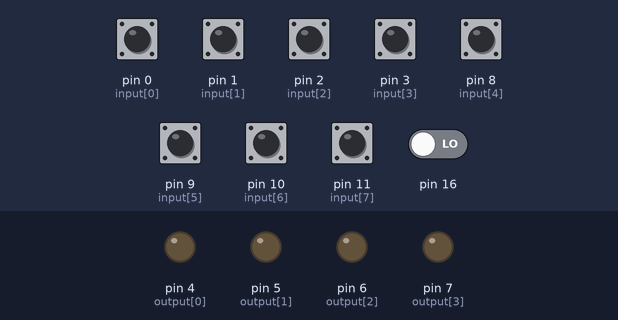
This sketch was run on a simulated Arduino Uno, built with avr-gcc and run on an emulated ATmega328P. Parts: output pins drawn as LEDs (lit = HIGH). The test bench sets the inputs (shaded band); at power-on: pin 0 (input[0]), pin 1 (input[1]), pin 2 (input[2]), pin 3 (input[3]), pin 8 (input[4]), pin 9 (input[5]), pin 10 (input[6]), pin 11 (input[7]) HIGH, pin 16 LOW.

Above: at 1.2 s.
1.3 s: pin 0 (input[0]) pulled LOW for 0.15 s
At 2.3 s:
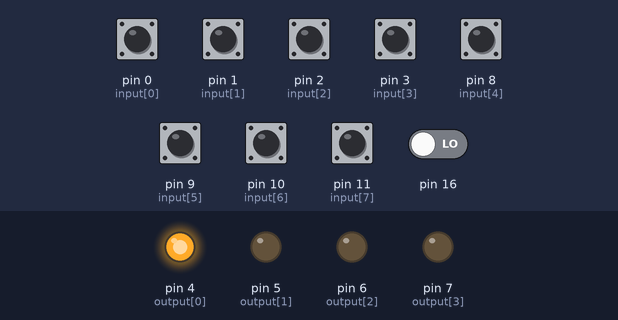
2.9 s: pin 1 (input[1]) pulled LOW for 0.15 s
At 3.5 s:
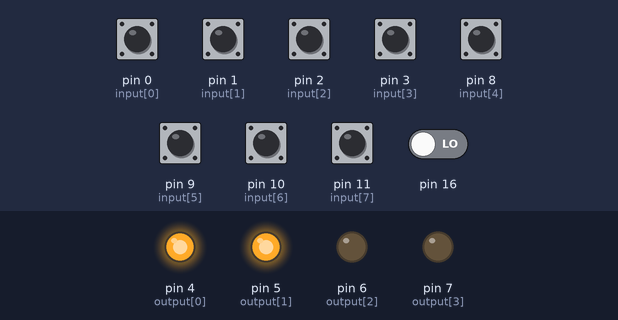
4.5 s: pin 2 (input[2]) pulled LOW for 0.15 s
At 5.2 s:
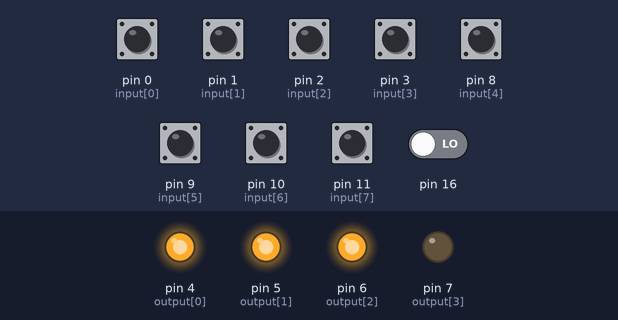
6.1 s: pin 3 (input[3]) pulled LOW for 0.15 s
At 7.2 s:
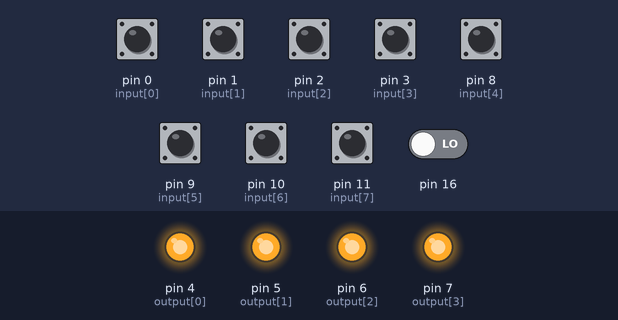
7.7 s: pin 8 (input[4]) pulled LOW for 0.15 s
At 8.4 s:
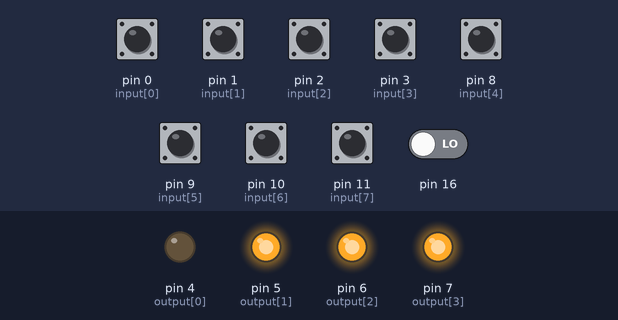
9.3 s: pin 9 (input[5]) pulled LOW for 0.15 s
At 10.8 s:
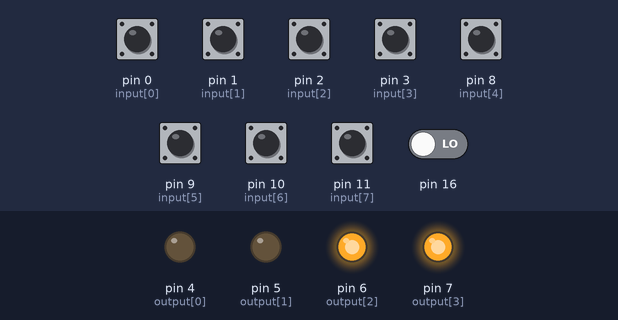
Timing chart, 0 to 11.9 s (numbered marks = the images above; inputs shaded):
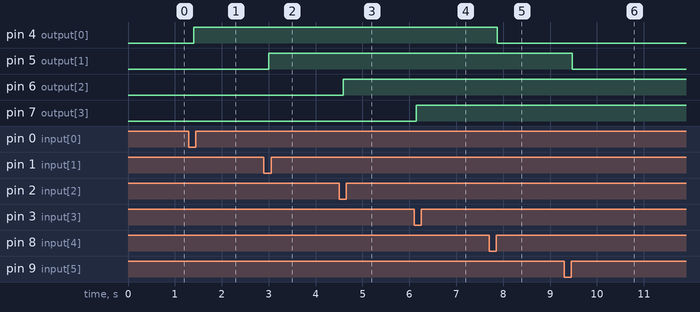

The sketch:

i8to4.ino
```cpp
//8to4.ino
//v.0.0.2
/*
Copyright (c) 2016 Ivan Prokofyev

Permission is hereby granted, free of charge, to any person obtaining a copy of
this software and associated documentation files (the "Software"), to deal in
the Software without restriction, including without limitation the rights to
use, copy, modify, merge, publish, distribute, sublicense, and/or sell copies of
the Software, and to permit persons to whom the Software is furnished to do so,
subject to the following conditions:

The above copyright notice and this permission notice shall be included in all
copies or substantial portions of the Software.

THE SOFTWARE IS PROVIDED "AS IS", WITHOUT WARRANTY OF ANY KIND, EXPRESS OR
IMPLIED, INCLUDING BUT NOT LIMITED TO THE WARRANTIES OF MERCHANTABILITY, FITNESS
FOR A PARTICULAR PURPOSE AND NONINFRINGEMENT. IN NO EVENT SHALL THE AUTHORS OR
COPYRIGHT HOLDERS BE LIABLE FOR ANY CLAIM, DAMAGES OR OTHER LIABILITY, WHETHER
IN AN ACTION OF CONTRACT, TORT OR OTHERWISE, ARISING FROM, OUT OF OR IN
CONNECTION WITH THE SOFTWARE OR THE USE OR OTHER DEALINGS IN THE SOFTWARE.
*/
// http://licenseit.ru/wiki/index.php/MIT_License
/**
- 8 входов по 2 на канал.
- 4 выхода на каждый канал.
- в канале:

1.  первый вход канала управляется моностабильной кнопкой, при нажатии на вход подается минус, после этого состояние выхода канала меняется на противоположный.

2.  второй вход канала управляется нормально разомкнутым сухим контактом, состояние второго входа копируется на выход канала.

* входы одного канала не конкурируют между собой.

* при потере питания и после его восстановлении произойдет опрос выводов 8, 9, 10, 11 и в соответствии с их состояниями будут выставлены состояния управляющих выводов 4, 5, 6, 7.

Предполагается работа с [Relay Shield](http://amperka.ru/product/arduino-relay-shield) и с
[Iskra Neo](http://wiki.amperka.ru/_media/%D0%BF%D1%80%D0%BE%D0%B4%D1%83%D0%BA%D1%82%D1%8B:iskra-neo:iskra_neo_pinout.png).

Для компиляции следует использовать [Arduino IDE от Arduino.org](http://www.arduino.org/downloads).

К выводам 0, 1, 2, 3 следует подсоединить моностабильные кнопки, которые обеспечат замыкание на GND.

К выводам 8, 9, 10, 11 следует подсоединить сухие контакты, которые также обеспечат замыкание на GND.

Скетч можно забрать прямым копипастом - [i8to4.ino](https://github.com/itechnocrat/i8to4/blob/master/i8to4.ino) или получить с [архивом](https://github.com/itechnocrat/i8to4/archive/master.zip), вверху зеленая кнопка Clone or download.
*/

#include <Bounce2.h>
// https://github.com/thomasfredericks/Bounce2/wiki
// #ifndef bool
// #define bool boolean
// #endif

int input[] = {0,1,2,3,8,9,10,11};
int output[] = {4,5,6,7};
int j;
bool first_entry; // флаг первого прохождения кода
bool value_input;
Bounce *ptr_debouncer[8];

void setup() {

  for(int j=0; j<4; j++){
    pinMode(output[j], OUTPUT);
  }

  for(int j=0; j<8; j++){
    pinMode(input[j], INPUT_PULLUP);
  }

  for(int j=0; j<8; j++){
    ptr_debouncer[j] = new  Bounce(); // наплодим восемь экземпляров обработчика
    (*ptr_debouncer[j]).attach(input[j]); // привяжем каждый на один вход
    (*ptr_debouncer[j]).interval(10); // зададим параметр для подавления дребезга
  }

  first_entry = true; // если первый проход после старта, то надо один раз проверить состояние вторых входов каждого канала

  j = 0;
}

void loop() {

  if( (*ptr_debouncer[j]).update() || first_entry ) {
    value_input = (*ptr_debouncer[j]).read();
    if ( j < 4 ) {
      if ( !value_input ) {
        digitalWrite( output[j], !digitalRead( output[j] ) );
      }
    }
      if ( j > 3 ) {
        digitalWrite( output[j-4], !value_input );
    }
  }

  if ( j < 7 ) j ++;
  else {
    j = 0;
    if (first_entry) {
      first_entry = false;
    }
  }

} //loop
```

Measured:
- after the input at 1.3 s, pin 4 (output[0]): LOW → HIGH after 0.11 s
- after the input at 2.9 s, pin 5 (output[1]): LOW → HIGH after 0.11 s
- after the input at 4.5 s, pin 6 (output[2]): LOW → HIGH after 0.09 s
- after the input at 6.1 s, pin 7 (output[3]): LOW → HIGH at once
- after the input at 7.7 s, pin 4 (output[0]): HIGH → LOW after 0.17 s
- after the input at 9.3 s, pin 5 (output[1]): HIGH → LOW after 0.17 s
